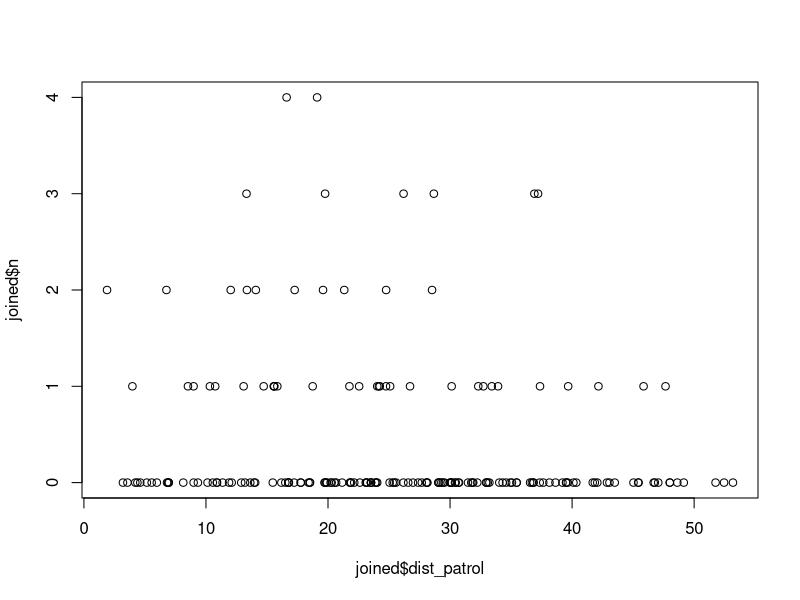
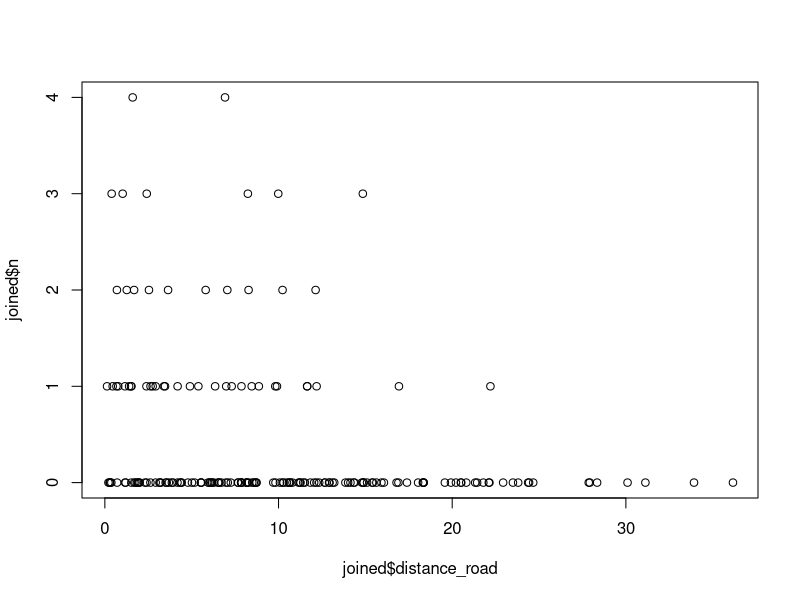
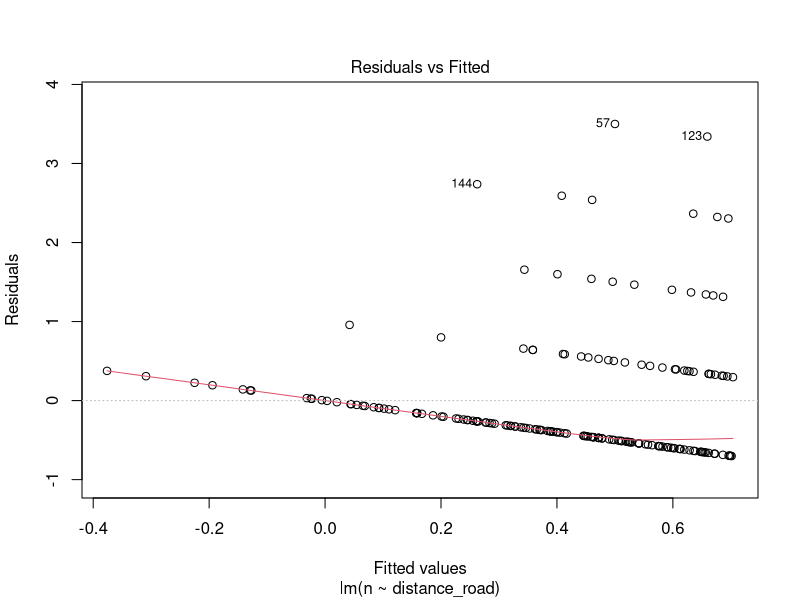
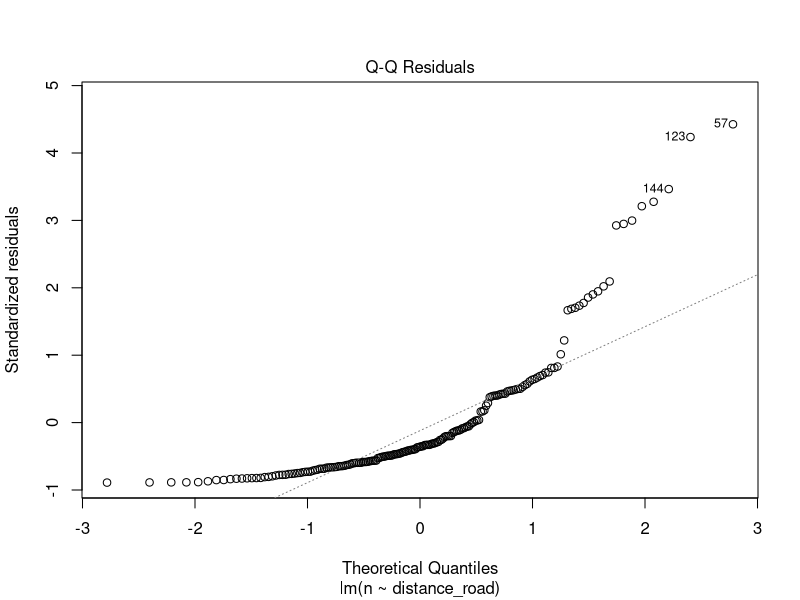
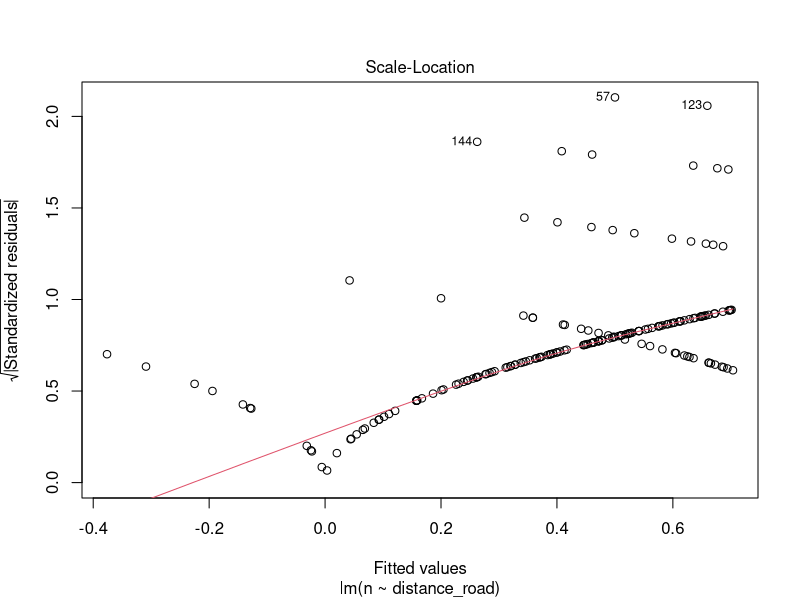
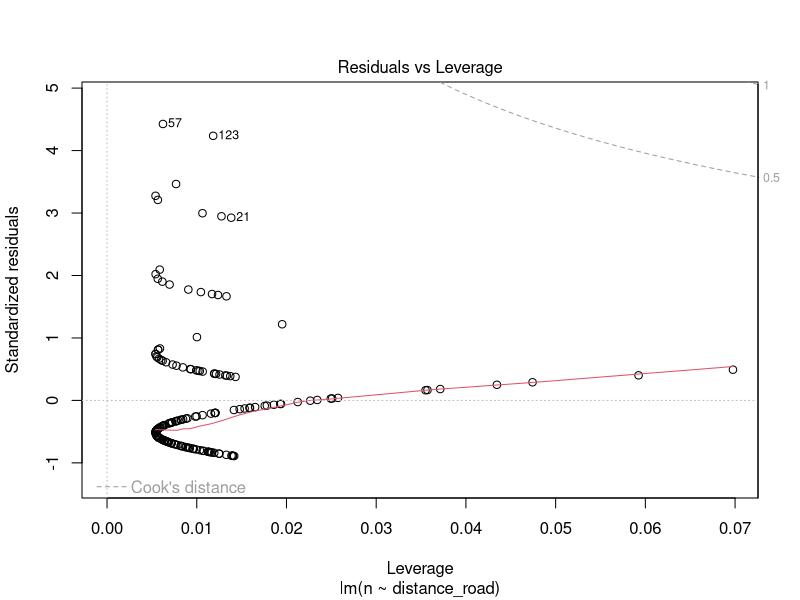
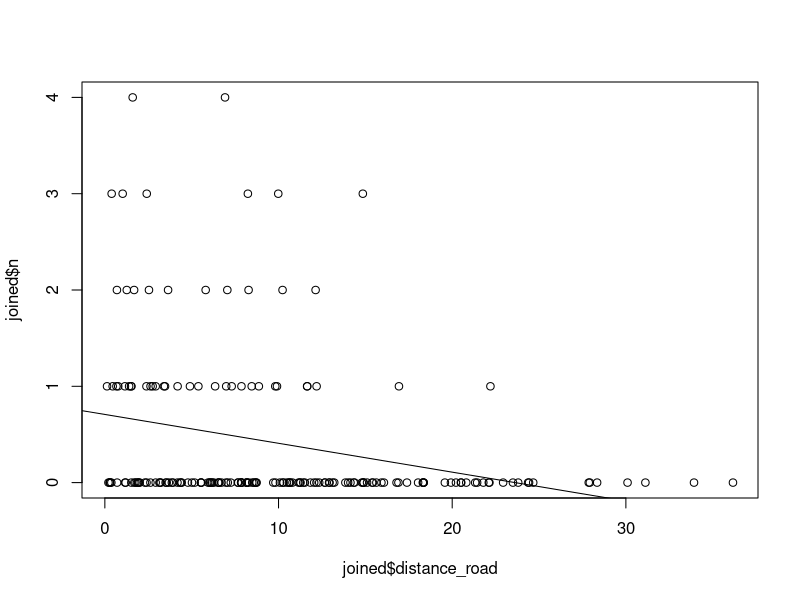

These figures' R source, in order:
library(readr)
joined <- read_csv("GIS/Assignment 1/joined_layer_1.csv")
View(joined)
plot(joined$n~joined$dist_patrol)
plot(joined$n~joined$distance_road)
joined$n<- as.numeric(joined$n)

lm_road<-lm(n~distance_road, data=joined)
summary(lm_road)
plot(lm_road)



plot(joined$n~joined$distance_road)
abline(lm_road)


joined$n<- as.numeric(joined$n)

